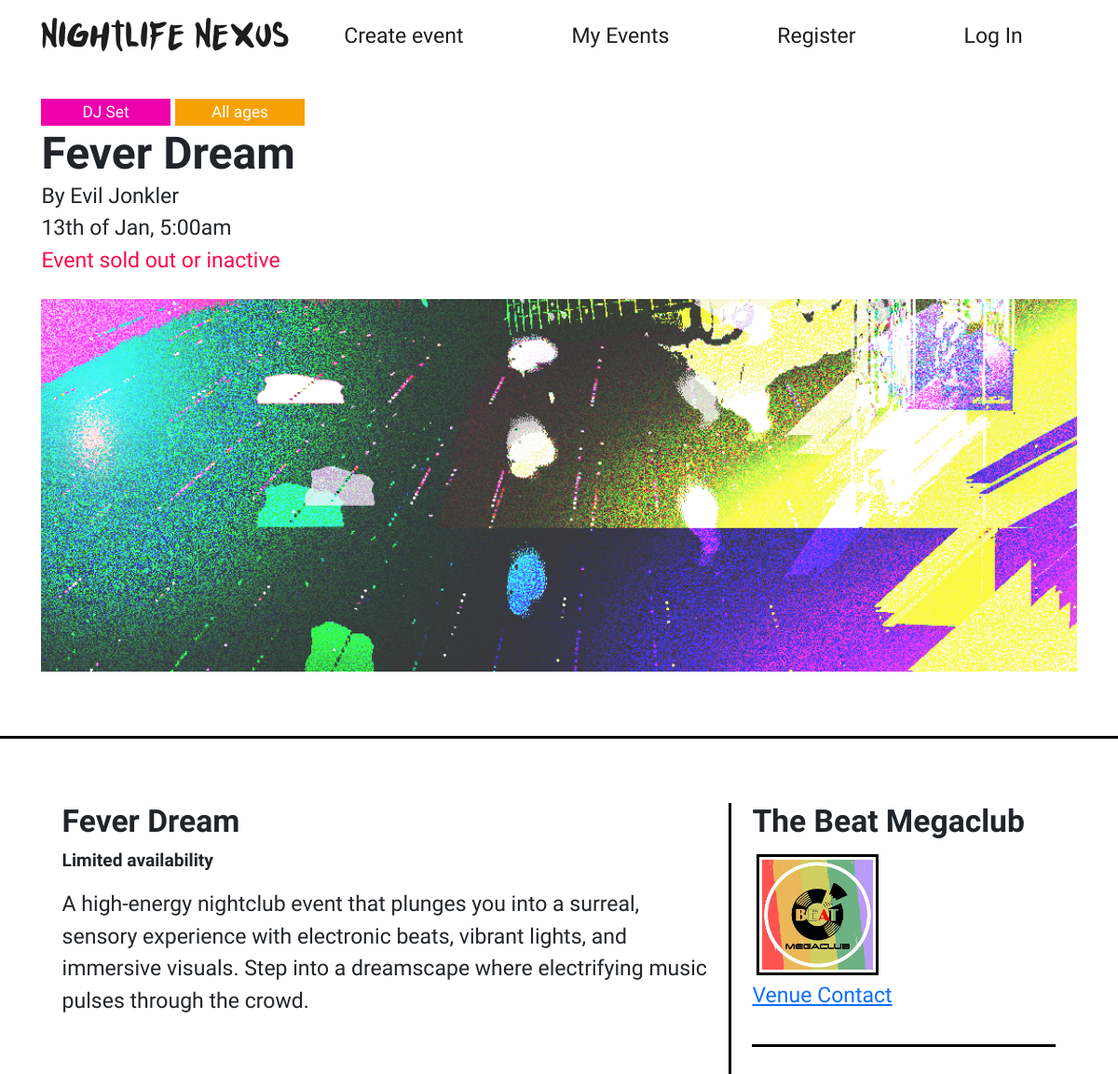
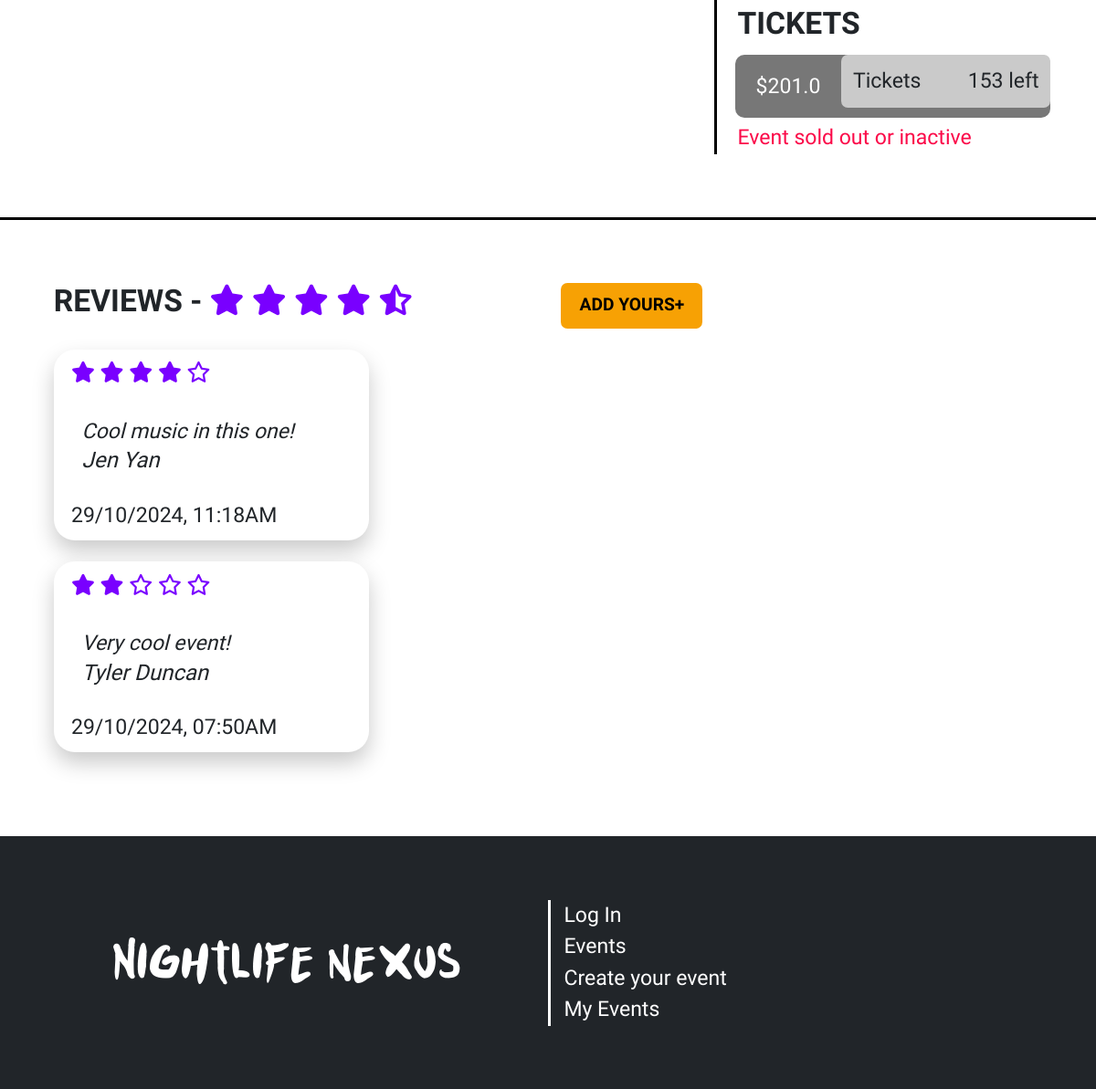
Screenshot of /events/2 with the database file from the repository (2 pictures, top to bottom).
### website/models.py (models this page shows, shortened)
class Events(db.Model):
    __tablename__ = 'events'
    id = db.Column(db.Integer, primary_key=True)
    title = db.Column(db.String(50), nullable=False)
    desc = db.Column(db.String(200), nullable=False)
    image = db.Column(db.String(100), nullable=False)  # Store the image file path
    date = db.Column(db.Integer, nullable=False)       # Store the selected date of the event
    month = db.Column(db.String(3), nullable=False)    # Store the selected month ('Jan', 'Feb')
    nightclub = db.Column(db.String(50), nullable=False)
    event_type = db.Column(db.String(50), nullable=False)
    age_range = db.Column(db.String(50), nullable=False)
    user_id = db.Column(db.Integer, db.ForeignKey('users.id'))
    time = db.Column(db.String(7), nullable=False)
    price = db.Column(db.Float(2), nullable=False)
    tickets = db.Column(db.Integer, nullable=False)

class User(db.Model, UserMixin):
    __tablename__ = 'users'
    id = db.Column(db.Integer, primary_key=True)
    first_name = db.Column(db.String(50), nullable=False)
    surname = db.Column(db.String(50), nullable=False)
    email = db.Column(db.String(120), unique=True, nullable=False)
    password = db.Column(db.String(255), nullable=False)  # Make sure to hash passwords in practice
    contact_number = db.Column(db.String(15), nullable=False)
    street_address = db.Column(db.String(255), nullable=False)

class Review(db.Model):
    __tablename__ = 'reviews'
    id = db.Column(db.Integer, primary_key=True)
    rating = db.Column(db.Integer, nullable=False)
    review_text = db.Column(db.String(500), nullable=False)
    author = db.Column(db.String(100), nullable=False, default='Anonymous')
    date_posted = db.Column(db.DateTime, default=datetime.utcnow())
    user_id = db.Column(db.Integer, db.ForeignKey('users.id'), nullable=False)  # Linking to the User model
    event_id = db.Column(db.Integer, db.ForeignKey('events.id'), nullable=False)  # Linking to the Events model

### website/events.py (the view)
@event_bp.route('/<id>')
def show(id):
    bookingForm = BookEvent()
    event = db.session.scalar(db.select(Events).where(Events.id == id))
    creator = db.session.scalar(db.select(User).where(User.id == event.user_id))
    status = inactive(event.date, event.month)
    print(status)
    event.date = ordinal(event.date)
    reviews = Review.query.filter_by(event_id=id).order_by(Review.date_posted.desc()).all()
    if not event:
        abort(404)
    return render_template('events/event.html', event=event, form=bookingForm, creator=creator, reviews=reviews, inactive=status)

### website/__init__.py (called while the page is built)
def inactive(date, month):
   months = ['Jan','Feb','Mar','Apr','May','Jun','Jul','Aug','Sep','Oct','Nov','Dec']
   curr = datetime.today().strftime('%Y-%m-%d')
   eventDate = datetime.strptime(f'{date}/{months.index(month)+1}/{curr[:4]}', "%d/%m/%Y")
   if datetime.now().date() > eventDate.date():
      return True
   else:
      return False

def ordinal(n: int):
    if 11 <= (n % 100) <= 13:
        suffix = 'th'
    else:
        suffix = ['th', 'st', 'nd', 'rd', 'th'][min(n % 10, 4)]
    return str(n) + suffix

### website/templates/events/event.html (shortened to what this page needs)
{% extends 'base.html' %}
{% from 'bootstrap5/form.html' import render_form %}
{% block content %}
<div class="event">
    <div class="container">
        <div class="row">
            <div class="col">
                <span class="badge ev-{{ event.event_type}}">
                    {% if event.event_type == 'theme' %}Themed Party{% elif event.event_type == 'rave' %}Rave{% else %}DJ Set{% endif %}
                </span>
                <span class="badge age-{{ event.age_range }}">
                    {% if event.age_range == 'ov18' %}Over 18s{% elif event.age_range == 'un18' %}Under 18s{% else %}All ages{% endif %}
                </span>
                <h1>{{ event.title }}</h1>
                <p>By {{ creator.first_name }} {{ creator.surname }}</p>
                <p>{{ event.date }} of {{ event.month }}, {{ event.time }}</p>
                {% if event.tickets == 0 or inactive %}
                <p style="color: var(--main-red)">Event sold out or inactive</p>
                {% endif %}
                <div class="bg-event" style="background-image: url({{event.image}})"></div>
            </div>
        </div>
    </div>
    <div class="border-top"></div>
    <div class="container">
        <div class="row row-spacing">
            <div class="col-lg-8 border-end">
                <h3>{{event.title}}</h3>
                {% if event.tickets == 0 %}
                <h6 style="color: var(--main-red)">Event sold out</h6>
                {% else %}
                <h6>Limited availability</h6>
                {% endif %}
                <p>{{event.desc}}<br><br></p>
            </div>
            <div class="col-lg-4">
                <div class="row">
                    <div class="col">
                        <h3>{{event.nightclub}}</h3>
                        <div class="d-flex">
                            <img class="img-thumbnail" src="/static/img/{{ event.nightclub }}.jpg">
                        </div>
                        <a href="https://www.youtube.com/watch?v=yfvNM_opeJc">Venue Contact</a>
                    </div>
                </div>
                <div class="border-top spacing"></div>
                <div class="row tickets">
                    <h3>TICKETS</h3>
                    {% if event.tickets == 0 or inactive %}
                        <span class="btn-ticket disabled">
                            ${{ event.price }}
                            <button type="button" class="btn">
                                <span class="float-start">Tickets</span>
                                <span class="float-end">{{ event.tickets }} left</span>
                            </button>
                        </span>
                        <p style="color: var(--main-red)">Event sold out or inactive</p>
                    {% endif %}
                </div>
            </div>
        </div>
    </div>
    <div class="border-top spacing"></div>
    <div class="container">
        <div class="row row-spacing">
            <div class="col-md-6">
                <h3>REVIEWS -
                <i class="fa-solid fa-star"></i>
                <i class="fa-solid fa-star"></i>
                <i class="fa-solid fa-star"></i>
                <i class="fa-solid fa-star"></i>
                <i class="fa-solid fa-star-half-stroke"></i></h3>
            </div>
            <div class="col-md-6">
                <button class="btn btn-review" type="button" data-bs-toggle="collapse" data-bs-target="#addReview" aria-expanded="false" aria-controls="addReview">Add yours</button>
            </div>
            <div class="col-md-12 reviews">
                {% for review in reviews %}
                    <div class="card">
                        <div class="card-header">
                            {% for i in range(1, 6) %}
                                <i class="fa {% if i <= review.rating %}fa-solid{% else %}fa-regular{% endif %} fa-star"></i>
                            {% endfor %}
                        </div>
                        <div class="card-body">
                            <p>{{ review.review_text }}</p>
                            <h5>{{ review.author }}</h5>
                        </div>
                        <div class="card-footer d-flex align-items-center">
                            <div class="d-flex flex-column">
                                <p>{{ review.date_posted.strftime('%d/%m/%Y, %I:%M%p') }}</p>
                            </div>
                        </div>
                    </div>
                {% endfor %}
            </div>
        </div>
    </div>
</div>
{% endblock %}

### website/static/style/style.css (style rules this page uses)
:root { --main-blue: #0083ff; --main-purple: #7900ff; --main-pink: #ee00ab; --main-green: #00eeb1; --main-yellow: #f7e204; --main-red: #fb0a49; --main-orange: #f7a104; --purple-2: #4b3bff; --main-grey: #cacaca; }
html, body { font-family: "Lexend", sans-serif; font-weight: 400; font-size: 1.2em; min-height: 100vh; }
h1, h2, h3 { font-family: "Lexend Exa", system-ui; font-optical-sizing: auto; font-weight: 700; font-style: normal; }
.card { box-shadow: 0 0.5em 1em #cacaca; border: none; border-radius: 0px; overflow: clip; border-radius: 0; }
.card h5, .card p { margin: 0; }
.badge { display: inline-block; border-radius: 0; font-weight: 500; }
.ev-dj { background: var(--main-pink) }
.age-all { background: var(--main-orange) }
.event { margin-top: 1em; }
.event .badge { min-width: 8em; }
.event p, h1 { margin: 0; }
.bg-event { height: 50vh; width: auto; margin: 1em 0 3em 0; background-size: cover; background-position: 100% 100%; }
.border-top, .border-bottom, .border-end, .border-start { border-color: black !important; border-width: 3px !important; }
.event h6 { font-weight: 600; margin-bottom: 1em; }
.row-spacing { margin: 3em 0; }
.event .col-lg-8, .event .col-lg-4 { padding: 0 2%; }
.img-thumbnail { border: 3px black solid; padding: 3px; border-radius: 0; margin-right: 1em; margin: 5px; height: fit-content !important; width: 40%; }
.spacing { margin: 1.5em 0; }
.btn-ticket { font-size: 1.2rem; display: flex; padding: 0; justify-content: space-between; background: black; width: 15em; margin: 0.2em 0.5em; color: white; height: 3em; border-radius: 10px; padding-left: 1em; align-items: center; }
.btn-ticket .btn { font-size: 1.2rem; background: linear-gradient(to right, var(--main-grey) 0%, var(--main-grey) 50%, var(--purple-2) 50%, var(--main-purple) 100%); background-size: 210% 100%; background-position: 1%; width: 11em; padding: 0 0.5em; height: 2.5em; margin-bottom: 0.5em; transition: 200ms ease-in-out; margin-left: 1em; }
.btn-ticket.disabled { background: #777; }
.btn-ticket.disabled .btn { cursor: not-allowed; }
.btn-review { background: var(--main-orange); color: black; padding: 0.5em 1em; font-weight: bold; text-transform: uppercase; }
.btn-review[aria-expanded="false"]::after { content: "+"; }
.reviews { margin-top: 1em; columns: 300px auto; }
.fa-star, .fa-star-half-stroke { color: var(--main-purple); }
.reviews .card-header, .reviews .card-footer { border: none; background: none; }
.reviews .card-body { background: white; font-style: italic; border-radius: 10px 10px 10px 2em; margin: 0 0.5em; }
.reviews .card { border-radius: 1em; width: 100%; display: inline-block; margin-bottom: 1em; }

### rows the page displays
Events: title "Fever Dream", date "13th", month "Jan", time "5:00am", image (picture), desc "A high-energy nightclub event that plunges you into a surreal, sensory experience with electronic beats, vibrant lights, and immersive visuals. Step into a dreamscape where electrifying music pulses through the crowd.", nightclub "The Beat Megaclub", nightclub (picture), price "201.0", tickets "153"
User: first_name "Evil", surname "Jonkler"
Review: rating 4 (drawn), review_text "Cool music in this one!", author "Jen Yan", date_posted "29/10/2024, 11:18AM"
Review: rating 2 (drawn), review_text "Very cool event!", author "Tyler Duncan", date_posted "29/10/2024, 07:50AM"
